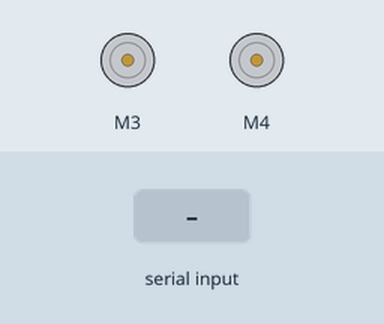
Simulated run of this sketch. Board: Arduino Uno, built with avr-gcc and run on an emulated ATmega328P. Parts: 2 × DC motor (green arrow = forward, orange = backward, longer = faster). Inputs (shaded band) come from the test bench.

Above: at 1.2 s.
1.3 s: "F" received over Serial
At 2.1 s:
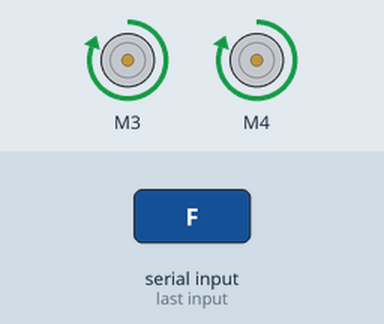
2.8 s: "B" received over Serial
At 3.3 s:
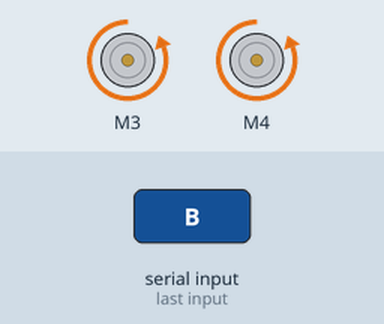
4.3 s: "L" received over Serial
At 5.5 s:
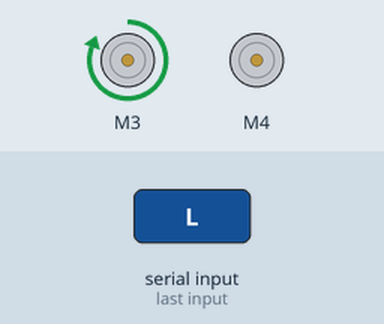
5.8 s: "R" received over Serial
At 6.8 s:
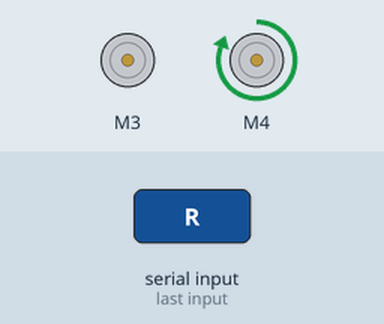
7.3 s: "1" received over Serial
At 7.9 s:
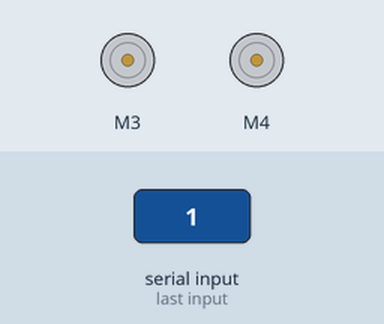
Timing chart, 0 to 9.8 s (numbered marks = the images above; inputs shaded):
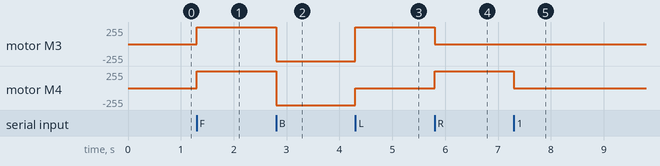

Measured:
- after the input at 1.3 s, motor M3, motor M4: stopped → forward 255/255 at once
- after the input at 2.8 s, motor M3, motor M4: forward 255/255 → backward 255/255 at once
- after the input at 4.3 s, motor M3: backward 255/255 → forward 255/255 at once; motor M4: backward 255/255 → stopped at once
- after the input at 5.8 s, motor M3: forward 255/255 → stopped at once; motor M4: stopped → forward 255/255 at once
- after the input at 7.3 s, motor M4: forward 255/255 → stopped at once

The sketch:

FOF4YFTIA0WX947.ino
```cpp
//*** 1- Documentation
//This program is used to control a robot car using a app that communicates with Arduino trough a bluetooth module

#include <AFMotor.h>

//creates two objects to control the terminal 3 and 4 of motor shield
AF_DCMotor motor1(3);
AF_DCMotor motor2(4);

char command;

void setup()
{
  Serial.begin(9600);  //Set the baud rate to your Bluetooth module.
}

void loop(){
  if(Serial.available() > 0){
    command = Serial.read();
    Stop(); //initialize with motors stoped
    //Change pin mode only if new command is different from previous.
    //Serial.println(command);
    switch(command){
    case 'F':
      forward();
      break;
    case 'B':
       back();
      break;
    case 'L':
      left();
      break;
    case 'R':
      right();
      break;
    }
  }
}

void forward()
{
  motor1.setSpeed(255); //Define maximum velocity
  motor1.run(FORWARD); //rotate the motor clockwise
  motor2.setSpeed(255); //Define maximum velocity
  motor2.run(FORWARD); //rotate the motor clockwise
}

void back()
{
  motor1.setSpeed(255);
  motor1.run(BACKWARD); //rotate the motor counterclockwise
  motor2.setSpeed(255);
  motor2.run(BACKWARD); //rotate the motor counterclockwise
}

void left()
{
  motor1.setSpeed(255); //Define maximum velocity
  motor1.run(FORWARD); //rotate the motor clockwise
  motor2.setSpeed(0);
  motor2.run(RELEASE); //turn motor2 off
}

void right()
{
  motor1.setSpeed(0);
  motor1.run(RELEASE); //turn motor1 off
  motor2.setSpeed(255); //Define maximum velocity
  motor2.run(FORWARD); //rotate the motor clockwise
}

void Stop()
{
  motor1.setSpeed(0);
  motor2.run(RELEASE); //turn motor1 off
  motor2.setSpeed(0);
  motor2.run(RELEASE); //turn motor2 off
}
```
